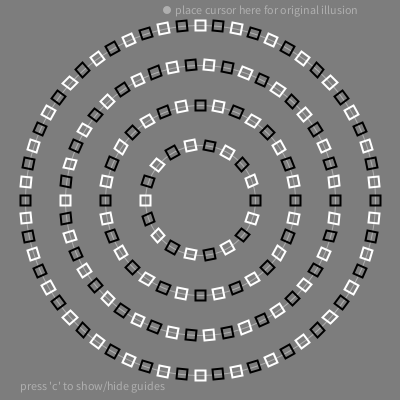
Frame 1 (no input)
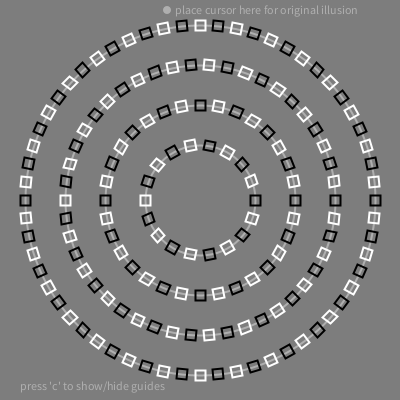
Frame 60 (the mouse pressed at the canvas centre just before this capture)
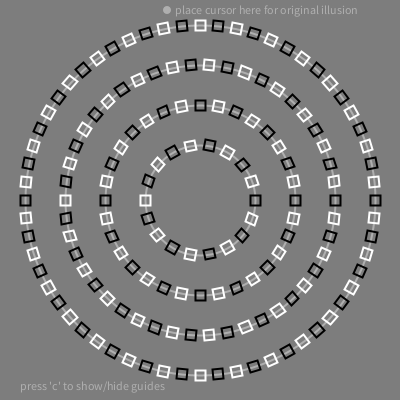
Frame 120 (the mouse held since frame 60 and released just before this capture)

The Processing sketch that drew these frames (run headless with seeded random() and noise(); from frame 60 on, the mouse is pressed at the canvas centre):

// Processing sketch: processing_68959
// ── processing_68959.pde

// Circle of Squares illusion
// by Jonathan Bobrow

// Really liked this optical illusion I saw the other day, 
// so I thought I would recreate it and allow myself to understand 
// the sweetspot of the illusion, as well as see what other kinds 
// of illusions could arrise from changing parameters.  

// Please explore and change the number of rings, density of squares, colors...

// NOTE: the illusion is not an original creation, but this code is 100% from my finger tips
//       in interest of learning more about illusions and in search of more! "question everything" 

// Inspiration http://blogs.discovermagazine.com/badastronomy/2009/08/18/square-circle-spiral/
//
// maybe this is next on the list:
// http://blog.ted.com/2009/06/25/amazing_illusio/

ArrayList circles;
int numRings = 4;

boolean bAnimate = false;
boolean bCircles = true;

int increment = 0;

void setup(){
  size(400,400);
  smooth();
  
  circles = new ArrayList();
  
  // create n rings of squares
  for(int i=0; i<numRings; i++){
    Circle c = new Circle(55 + 40*i, 18 + 14*i);    // replicates radius and square num of original
    c.setPosition(width/2,height/2);
    circles.add( c );
  }
}

void draw(){
  background(125);
  
  if(bCircles){
    stroke(175);
    noFill();
    for(int i=0; i<circles.size(); i++){
        int dim = 110 + 80*i;
        ellipse(width/2, height/2, dim, dim);
    }
  }
    
  if(bAnimate)            // in case you want to see the circles rotate, it adds another layer
    rotateCircles();
  
  for(int i=0; i<circles.size(); i++){
    Circle c = (Circle) circles.get(i);
    int direction = i%2==0 ? -1 : 1;
    c.rotateSquares(direction*PI*mouseX/width);
    c.display();
  }
  
  // some instructions to help yall
  fill(175);
  text("press 'c' to show/hide guides", 20, 390);
  noStroke();
  ellipse(167,10,8,8);
  text("place cursor here for original illusion", 175, 14 );
}

void rotateCircles(){
  
  increment++;
  
  for(int i=0; i<circles.size(); i++){
    Circle c = (Circle) circles.get(i);
    int direction = i%2==0 ? -1 : 1;
    c.setRotation(direction*PI*increment/1000.f);
  }
}

void keyPressed(){
  if( key == ' ' )
    bAnimate = !bAnimate;
  if( key == 'c' )
    bCircles = !bCircles;
}

//-------------------------------------------------------------------------------------
// create circles with properties such as radius, position, rotation
class Circle{
  
 ArrayList squares;
 vec2D position;
 float rotation = 0.f;
  
 Circle(int radius){
   
   squares = new ArrayList();
   position = new vec2D();
   
   int numSquares = (int)(radius * 5/16.f);
   
   for(int i=0; i<numSquares; i++){
     Square s = new Square();
     float angle = TWO_PI*i/(float)numSquares;
     s.setPosition( radius*cos(angle), radius*sin(angle));
     s.setColor(i%2==0 ? 0 : 255 );
     //s.setRotation(angle);
     squares.add( s );
   }
 } 
  
  
 Circle(int radius, int numSquares){
   
   squares = new ArrayList();
   position = new vec2D();
   
   for(int i=0; i<numSquares; i++){
     Square s = new Square();
     float angle = TWO_PI*i/(float)numSquares;
     s.setPosition( radius*cos(angle), radius*sin(angle));
     s.setColor(i%2==0 ? 0 : 255 );
     squares.add( s );
   }
 }
 
 void setPosition(float _x, float _y){
   position.x = _x;
   position.y = _y;
 }
 
 void setRotation(float a){
   rotation = a;
 }
 
 void rotateSquares(float a){
   for(int i=0; i<squares.size(); i++){
     Square s = (Square) squares.get(i);
     float angle = TWO_PI*i/(float)squares.size();
     s.rotation = a + angle; 
   }
 }
 
 void update(){
 }
 
 void display(){
   
   pushMatrix();
     translate(position.x, position.y);
     rotate(rotation);
     for(int i=0; i<squares.size(); i++){
       Square s = (Square) squares.get(i);
       s.display();
     }
   popMatrix();
 }
  
}

//-------------------------------------------------------------------------------------
// create squares with properties such as size, position, rotation, and colour
class Square{
 
  float side;
  vec2D position;
  float rotation;
  color colour;
  
 Square(){
   side = 10.f;
   position = new vec2D();
   colour = color(255,255,255);
   rotation = 0.f;
 }

 Square(float s){
   side = s;
   position = new vec2D();
   colour = color(255,255,255);
   rotation = 0.f;
 }
 
 void setPosition(float _x, float _y){
   position.x = _x;
   position.y = _y;
 }
 
 void setColor(int v){
   colour = color(v,v,v);  // kind of looks like a nest of baby owls :)
 }
 
 void setColor(int r, int g, int b){
   colour = color(r,g,b);
 }
 
 void setRotation(float a){
   rotation = a;
 }
 
 void update(){
 }
 
 void display(){
   pushMatrix();
     stroke(colour);
     strokeWeight(2);
     noFill();
     translate(position.x, position.y);
     rotate(rotation);
     rect(-side/2.f, -side/2.f, side, side); 
   popMatrix();
 }
  
}

//-------------------------------------------------------------------------------------
// keeps things like position a little more organized
class vec2D{
  float x = 0.f;
  float y = 0.f;
  
  vec2D(){
  }
  
  vec2D(float _x, float _y){
    this.x = _x;
    this.y = _y;
  }
}
